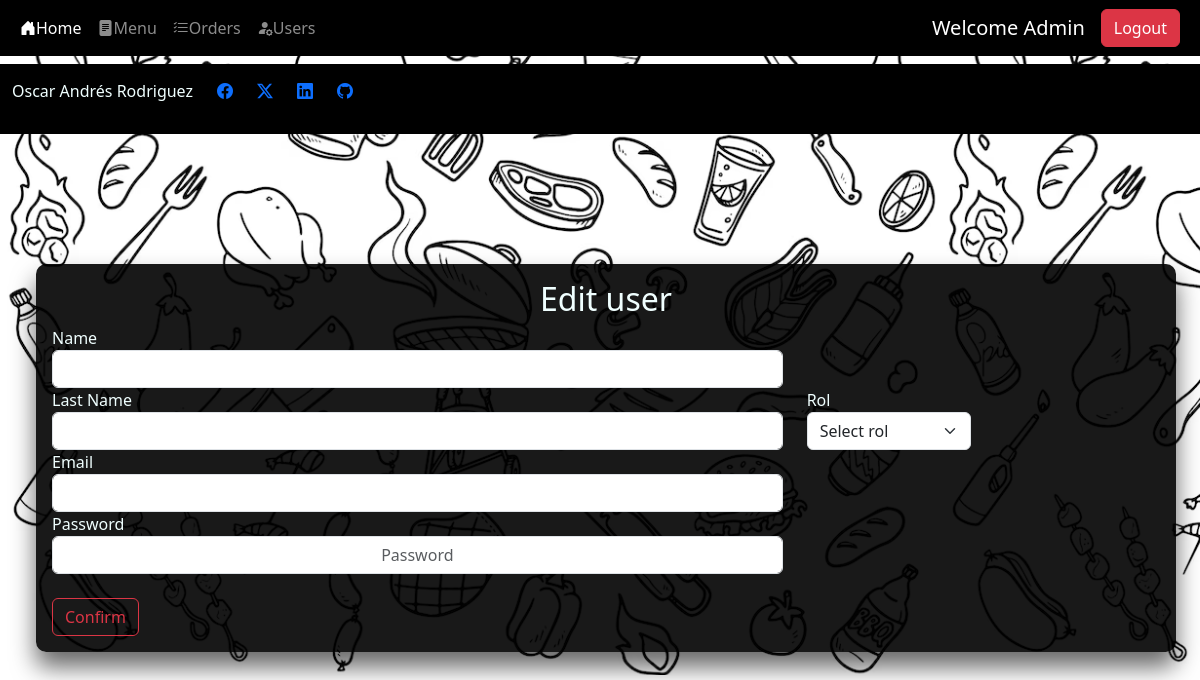
The app's page /users/update_user/6 (signed in), older data.
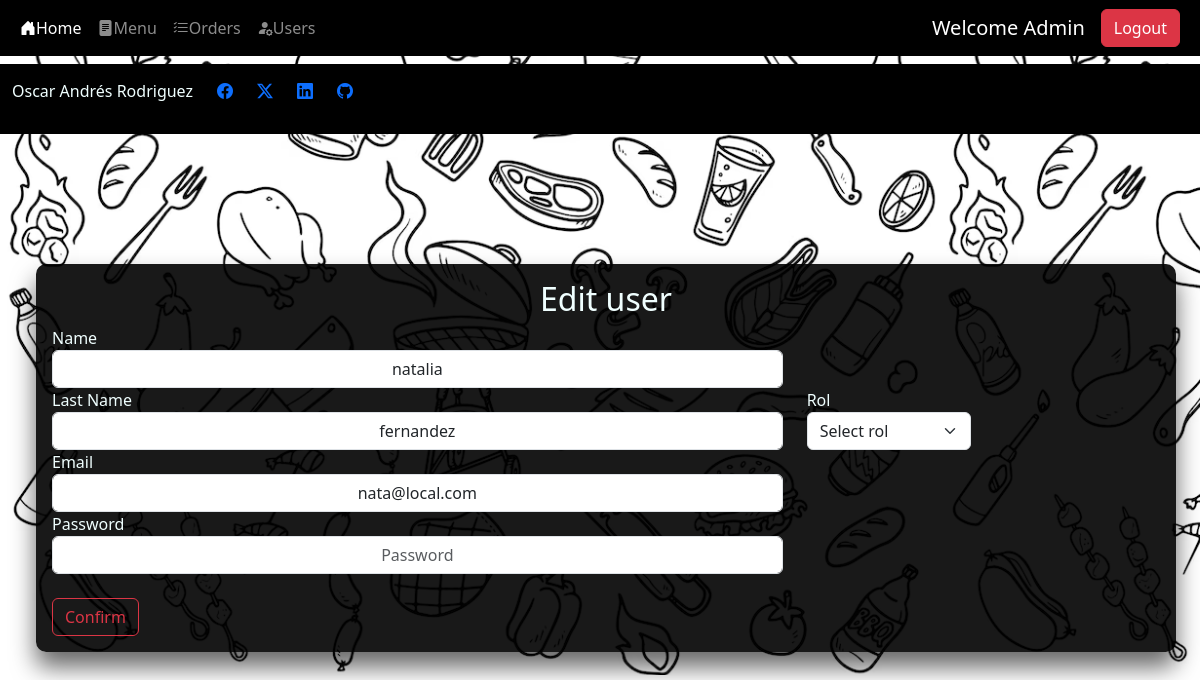
The same page, newer data.
### src/db/db_models.py (models this page shows)
class Users(Base):
    __tablename__ = "users"
    id = Column(Integer,primary_key=True, index=True)
    name = Column(String)
    last_name = Column(String)
    email = Column(String, unique=True, index=True, nullable=False)
    password = Column(String, nullable=False)
    rol_id = Column(Integer, ForeignKey('roles.id'), nullable=True)

### src/routes/users.py (the view)
@router.get('/update_user/{id}')
def update_user_page(request: Request, response:Response, id:int, db: Session = Depends(get_db)):
    print("Loading edit user page")
    user, body = get_current_user(request=request, db=db)
    if user is None:
        return RedirectResponse(url="/home",status_code=status.HTTP_307_TEMPORARY_REDIRECT)
    if user.rol_id != 1:
        body["msg"] = "Unauthorized user getting back to home page"
        return templates.TemplateResponse("users.html", body)
    edit_user = db.query(Users).filter(Users.id == id).first()
    body["user"] = edit_user
    return templates.TemplateResponse("edit-user.html", body)

### templates/edit-user.html (shortened to what this page needs)
{% extends "layout.html" %}
{% block content %}
<div class="center-box container m-4 p-3" >
    <h2 class="text-center">Edit user</h2>
    <form action="/users/update_user/{{user.id}}" method="post">
        <div class="row align-items-center">
            <div class="col-md-8 ">
                <label for="name">Name</label>
                <input type="text" class="form-control text-center" name="name" id="name" value="{{user.name}}">
            </div>
            <div class=" col-md-8">
                <label for="last_name">Last Name</label>
                <input type="text" class="form-control text-center" name="last_name" id="last_name" value="{{user.last_name}}">
            </div>
            <div class=" col-md-2">
                <label for="rol">Rol</label>
                <select name="rol" id="rol" class="form-select">
                    <option selected>Select rol</option>
                </select>
            </div>
        </div>
        <div class="row align-items-center">
            <div class="col-8">
                <label for="email">Email</label>
                <input type="email" class="form-control text-center" name="email" id="email" value="{{user.email}}">
            </div>
            <div class="col-8">
                <label for="password">Password</label>
                <input type="password" class="form-control text-center" name="password" id="password" placeholder="Password">
            </div>
        </div>
        <div class="col-auto pt-4">
            <button type="submit" class="btn btn-outline-danger ">Confirm</button>
        </div>
    </form>
</div>
{% endblock %}

Row changes from the older to the newer data that the page shows:
added Users: name "natalia", last_name "fernandez", email "nata@local.com"
